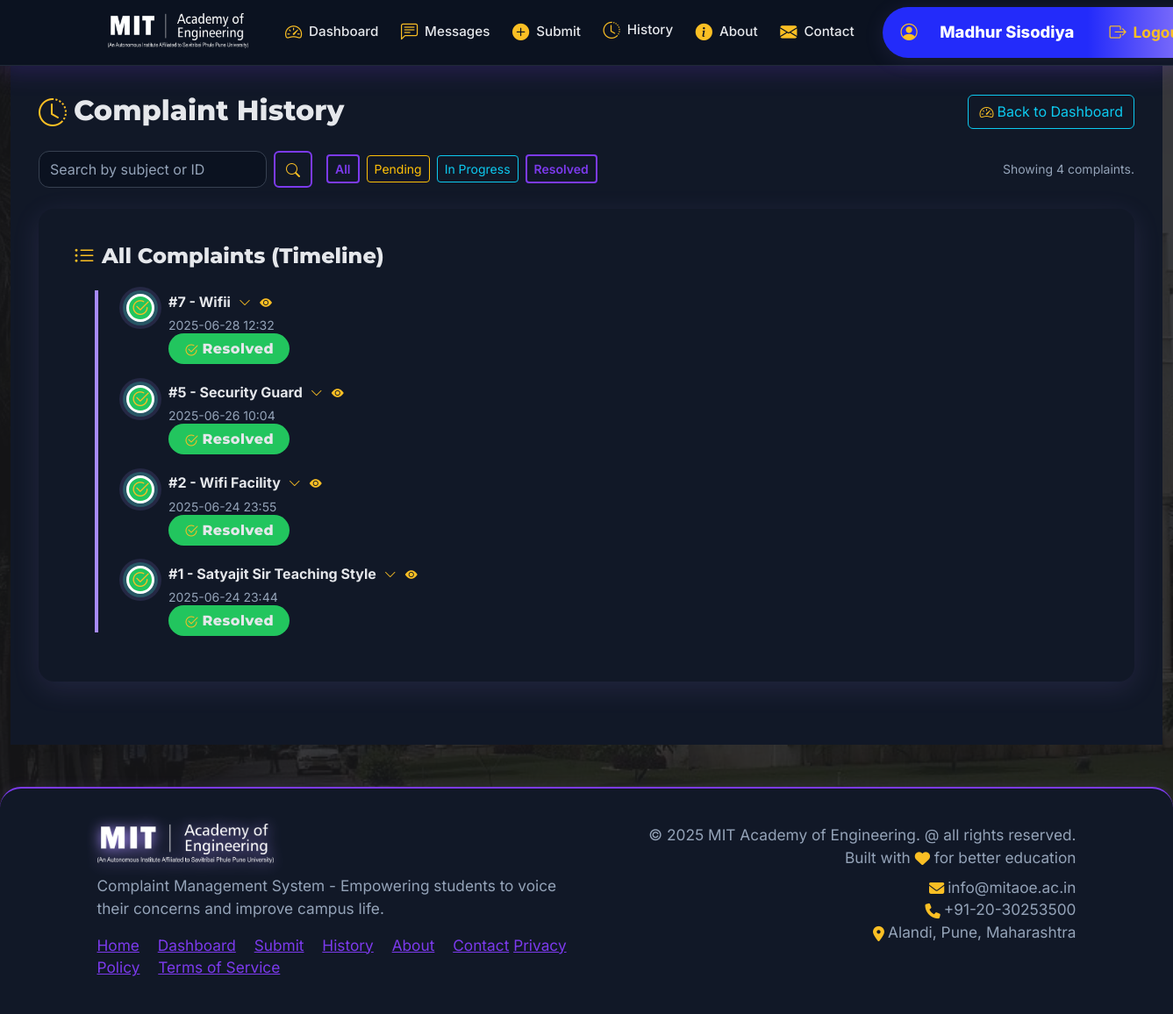
The app's page /history?status=resolved (signed in) with its own data.
### app.py (models this page shows)
class User(db.Model):
    id = db.Column(db.Integer, primary_key=True)
    name = db.Column(db.String(100), nullable=False)
    email = db.Column(db.String(120), unique=True, nullable=False)
    password = db.Column(db.String(200), nullable=False)
    role = db.Column(db.String(20), default='student')  # student or admin
    created_at = db.Column(db.DateTime, default=datetime.utcnow)
    complaints = db.relationship('Complaint', backref='user', lazy=True)

class Complaint(db.Model):
    id = db.Column(db.Integer, primary_key=True)
    user_id = db.Column(db.Integer, db.ForeignKey('user.id'), nullable=False)
    category = db.Column(db.String(50), nullable=False)  # teacher, student, staff, facility
    subject = db.Column(db.String(200), nullable=False)
    description = db.Column(db.Text, nullable=False)
    status = db.Column(db.String(20), default='pending')  # pending, in_progress, resolved
    created_at = db.Column(db.DateTime, default=datetime.utcnow)
    resolved_at = db.Column(db.DateTime, nullable=True)
    admin_response = db.Column(db.Text, nullable=True)

### app.py (the view)
@app.route('/history')
def view_history():
    if 'user_id' not in session:
        flash('Please login first!', 'error')
        return redirect(url_for('login'))
    user = User.query.get(session['user_id'])
    if not user:
        session.clear()
        flash('Session expired. Please log in again.', 'error')
        return redirect(url_for('login'))
    q = request.args.get('q', '').strip()
    status = request.args.get('status', 'all')
    if user.role == 'admin':
        complaints_query = Complaint.query
    else:
        complaints_query = Complaint.query.filter_by(user_id=user.id)
    if status and status != 'all':
        complaints_query = complaints_query.filter_by(status=status)
    if q:
        if q.isdigit():
            complaints_query = complaints_query.filter(Complaint.id == int(q))
        else:
            complaints_query = complaints_query.filter(Complaint.subject.ilike(f'%{q}%'))
    complaints = complaints_query.order_by(Complaint.created_at.desc()).all()
    return render_template('history.html', user=user, complaints=complaints)

### app.py (called while the page is built)
@app.before_request
def csrf_protect():
    if request.method == "POST":
        token = session.get('_csrf_token', None)
        form_token = request.form.get('_csrf_token')
        if not token or token != form_token:
            return "CSRF token missing or incorrect!", 400

@app.context_processor
def inject_notifications():
    notifications = []
    unread_count = 0
    unresolved_messages_count = 0
    if 'user_id' in session:
        user = User.query.get(session['user_id'])
        if user and user.role == 'student':
            notifications = Notification.query.filter_by(user_id=user.id).order_by(Notification.created_at.desc()).limit(10).all()
            unread_count = Notification.query.filter_by(user_id=user.id, is_read=False).count()
        if user and user.role == 'admin':
            unresolved_messages_count = ContactMessage.query.filter((ContactMessage.status != 'resolved') | (ContactMessage.is_resolved == False)).count()
    return dict(notifications=notifications, unread_count=unread_count, unresolved_messages_count=unresolved_messages_count)

### templates/history.html (shortened to what this page needs)
{% extends "base.html" %}
{% block content %}
<div class="main-content">
    <div class="d-flex justify-content-between align-items-center mb-4 flex-wrap gap-2">
        <h2 class="gradient-heading mb-0">
            <i class="bi bi-clock-history me-2"></i>Complaint History
        </h2>
        <a href="{{ url_for('dashboard') }}" class="btn btn-outline-info" aria-label="Back to Dashboard">
            <i class="bi bi-speedometer2 me-1"></i>Back to Dashboard
        </a>
    </div>
    <div class="mb-4 d-flex gap-2 flex-wrap align-items-center">
        <form class="d-flex me-2" method="get" action="">
            <input class="form-control me-2" type="search" name="q" placeholder="Search by subject or ID" aria-label="Search complaints">
            <button class="btn btn-outline-primary" type="submit" aria-label="Search"><i class="bi bi-search"></i></button>
        </form>
        <a href="?status=all" class="btn btn-outline-primary btn-sm">All</a>
        <a href="?status=pending" class="btn btn-outline-warning btn-sm">Pending</a>
        <a href="?status=in_progress" class="btn btn-outline-info btn-sm">In Progress</a>
        <a href="?status=resolved" class="btn btn-outline-success btn-sm">Resolved</a>
        <span class="ms-auto text-muted small">Showing {{ complaints|length }} complaint{{ '' if complaints|length == 1 else 's' }}.</span>
    </div>
    <div class="modern-card">
        <div class="card-body">
            <h4 class="gradient-heading mb-4">
                <i class="bi bi-list-ul me-2"></i>All Complaints (Timeline)
            </h4>
            {% if complaints %}
                <div class="timeline-vertical">
                    {% for complaint in complaints %}
                    <div class="timeline-item mb-4 d-flex align-items-start">
                        <div class="timeline-dot timeline-dot-{{ complaint.status }} me-3 mt-1">
                            {% if complaint.status == 'pending' %}
                                <i class="bi bi-hourglass-split text-warning"></i>
                            {% elif complaint.status == 'in_progress' %}
                                <i class="bi bi-arrow-repeat text-info"></i>
                            {% else %}
                                <i class="bi bi-check2-circle text-success"></i>
                            {% endif %}
                        </div>
                        <div class="flex-grow-1">
                            <div class="fw-bold mb-1 d-flex align-items-center">
                                #{{ complaint.id }} - {{ complaint.subject }}
                                <button class="btn btn-link btn-sm ms-2 p-0" type="button" data-bs-toggle="collapse" data-bs-target="#complaintDetails{{ complaint.id }}" aria-expanded="false" aria-controls="complaintDetails{{ complaint.id }}" title="Show details">
                                    <i class="bi bi-chevron-down"></i>
                                </button>
                                <a href="{{ url_for('view_complaint', complaint_id=complaint.id) }}" class="btn btn-link btn-sm ms-2 p-0" aria-label="View complaint" title="View">
                                    <i class="bi bi-eye-fill"></i>
                                </a>
                            </div>
                            <div class="small text-muted mb-1">{{ complaint.created_at.strftime('%Y-%m-%d %H:%M') }}</div>
                            <span class="status-badge status-{{ complaint.status.replace('_', '-') }}">
                                {% if complaint.status == 'pending' %}
                                    <i class="bi bi-hourglass-split me-1" aria-label="Pending"></i>Pending
                                {% elif complaint.status == 'in_progress' %}
                                    <i class="bi bi-arrow-repeat me-1" aria-label="In Progress"></i>In Progress
                                {% else %}
                                    <i class="bi bi-check2-circle me-1" aria-label="Resolved"></i>Resolved
                                {% endif %}
                            </span>
                        </div>
                    </div>
                    {% endfor %}
                </div>
            {% else %}
                <div class="alert alert-info mt-4 text-center">
                    <i class="bi bi-emoji-smile fa-2x mb-2"></i><br>
                    <img src="{{ url_for('static', filename='logo.png') }}" alt="No Complaints" style="height:80px;width:auto;opacity:0.7;" class="mb-2"><br>
                    No complaints found. Submit a new complaint to get started!
                </div>
            {% endif %}
        </div>
    </div>
</div>
{% endblock %}

### templates/base.html (shortened to what this page needs)
<!DOCTYPE html>
<html lang="en">
<head>
    <link href="https://cdn.jsdelivr.net/npm/bootstrap@5.3.0/dist/css/bootstrap.min.css" rel="stylesheet">
    <link rel="stylesheet" href="https://cdnjs.cloudflare.com/ajax/libs/font-awesome/6.4.0/css/all.min.css">
    <link rel="stylesheet" href="https://cdn.jsdelivr.net/npm/bootstrap-icons@1.10.5/font/bootstrap-icons.css">
</head>
<body>
    <nav class="navbar navbar-expand-lg navbar-dark sticky-top">
        <div class="container position-relative">
            <a class="navbar-brand" href="{{ url_for('home') }}">
                <img src="{{ url_for('static', filename='mit_logo.jpg') }}" alt="MIT Academy of Engineering" height="50" style="max-width:180px;">
            </a>
            <div class="collapse navbar-collapse" id="navbarNav">
                <ul class="navbar-nav me-auto">
                    {% if session.user_id %}
                        <li class="nav-item">
                            <a class="nav-link{% if request.endpoint == 'dashboard' %} active{% endif %}" href="{{ url_for('dashboard') }}" title="Dashboard">
                                <i class="bi bi-speedometer2" style="font-size: 1.4rem;"></i><span class="nav-text">Dashboard</span>
                            </a>
                        </li>
                        {% if session.user_role == 'admin' %}
                        <li class="nav-item">
                            <a class="nav-link{% if request.endpoint == 'admin_messages' %} active{% endif %}" href="{{ url_for('admin_messages') }}" title="Messages">
                                <i class="bi bi-chat-left-text" style="font-size: 1.4rem;"></i><span class="nav-text">Messages</span>
                            </a>
                        </li>
                        {% endif %}
                        <li class="nav-item">
                            <a class="nav-link{% if request.endpoint == 'submit_complaint' %} active{% endif %}" href="{{ url_for('submit_complaint') }}" title="Submit Complaint">
                                <i class="bi bi-plus-circle-fill" style="font-size: 1.4rem;"></i><span class="nav-text">Submit</span>
                            </a>
                        </li>
                        <li class="nav-item">
                            <a class="nav-link{% if request.endpoint == 'view_history' %} active{% endif %}" href="{{ url_for('view_history') }}" title="View History">
                                <i class="bi bi-clock-history" style="font-size: 1.4rem;"></i><span class="nav-text">History</span>
                            </a>
                        </li>
                    {% endif %}
                    <li class="nav-item">
                        <a class="nav-link{% if request.endpoint == 'about' %} active{% endif %}" href="{{ url_for('about') }}" title="About">
                            <i class="bi bi-info-circle-fill" style="font-size: 1.4rem;"></i><span class="nav-text">About</span>
                        </a>
                    </li>
                    <li class="nav-item">
                        <a class="nav-link{% if request.endpoint == 'contact' %} active{% endif %}" href="{{ url_for('contact') }}" title="Contact">
                            <i class="bi bi-envelope-fill" style="font-size: 1.4rem;"></i><span class="nav-text">Contact</span>
                        </a>
                    </li>
                </ul>
                <ul class="navbar-nav align-items-center" style="gap:0.8rem;">
                    {% if session.user_id %}
                        <li class="nav-item">
                            <div class="userbar" tabindex="0" aria-label="User menu and logout">
                                <i class="bi bi-person-circle user-icon" style="font-size: 1.8rem;"></i>
                                <span class="user-name">{{ session.user_name }}</span>
                                <a href="{{ url_for('logout') }}" class="logout-link" aria-label="Logout" data-bs-toggle="tooltip" data-bs-placement="bottom" title="Logout">
                                    <i class="bi bi-box-arrow-right" style="font-size: 1.3rem;"></i>
                                    <span>Logout</span>
                                </a>
                            </div>
                        </li>
                    {% endif %}
                </ul>
            </div>
        </div>
    </nav>
    <div class="container-fluid">
        {% block content %}{% endblock %}
    </div>
    <footer class="footer">
        <div class="container">
            <div class="row">
                <div class="col-md-6">
                    <div class="d-flex align-items-center mb-2">
                        <img src="{{ url_for('static', filename='mit_logo.jpg') }}" alt="MIT Academy of Engineering" class="footer-logo me-3">
                    </div>
                    <p class="mb-0">Complaint Management System - Empowering students to voice their concerns and improve campus life.</p>
                    <div class="mt-3">
                        <a href="{{ url_for('home') }}" class="me-3">Home</a>
                        <a href="{{ url_for('dashboard') }}" class="me-3">Dashboard</a>
                        <a href="{{ url_for('submit_complaint') }}" class="me-3">Submit</a>
                        <a href="{{ url_for('view_history') }}" class="me-3">History</a>
                        <a href="{{ url_for('about') }}" class="me-3">About</a>
                        <a href="{{ url_for('contact') }}">Contact</a>
                        <a href="#" class="me-3">Privacy Policy</a>
                        <a href="#" class="me-3">Terms of Service</a>
                    </div>
                </div>
                <div class="col-md-6 text-md-end">
                    <p class="mb-0">&copy; 2025 MIT Academy of Engineering. @ all rights reserved.</p>
                    <p class="mb-0">Built with <i class="fas fa-heart text-danger"></i> for better education</p>
                    <div class="mt-2">
                        <span><i class="fas fa-envelope me-1"></i>info@mitaoe.ac.in</span><br>
                        <span><i class="fas fa-phone me-1"></i>+91-20-30253500</span><br>
                        <span><i class="fas fa-map-marker-alt me-1"></i>Alandi, Pune, Maharashtra</span>
                    </div>
                </div>
            </div>
        </div>
    </footer>
</body>
</html>

### templates/history.html (style rules this page uses)
.timeline-vertical { border-left: 4px solid #a78bfa; margin-left: 1.5rem; padding-left: 2rem; }
.timeline-dot { width: 32px; height: 32px; border-radius: 50%; background: #23232a; display: flex; align-items: center; justify-content: center; font-size: 1.3rem; box-shadow: 0 0 0 4px #2dd4bf44, 0 0 0 8px #a78bfa22; }
.timeline-dot-resolved { background: #22c55e; color: #fff; }

### records on screen
User: user_name "Madhur Sisodiya"
Complaint: status "resolved" (drawn), id "7", subject "Wifii", created_at "2025-06-28 12:32"
Complaint: status "resolved" (drawn), id "5", subject "Security Guard", created_at "2025-06-26 10:04"
Complaint: status "resolved" (drawn), id "2", subject "Wifi Facility", created_at "2025-06-24 23:55"
Complaint: status "resolved" (drawn), id "1", subject "Satyajit Sir Teaching Style", created_at "2025-06-24 23:44"

### other values on screen
{{ complaints|length }} "4"
{{ '' if complaints|length == 1 else 's' }} "s"
